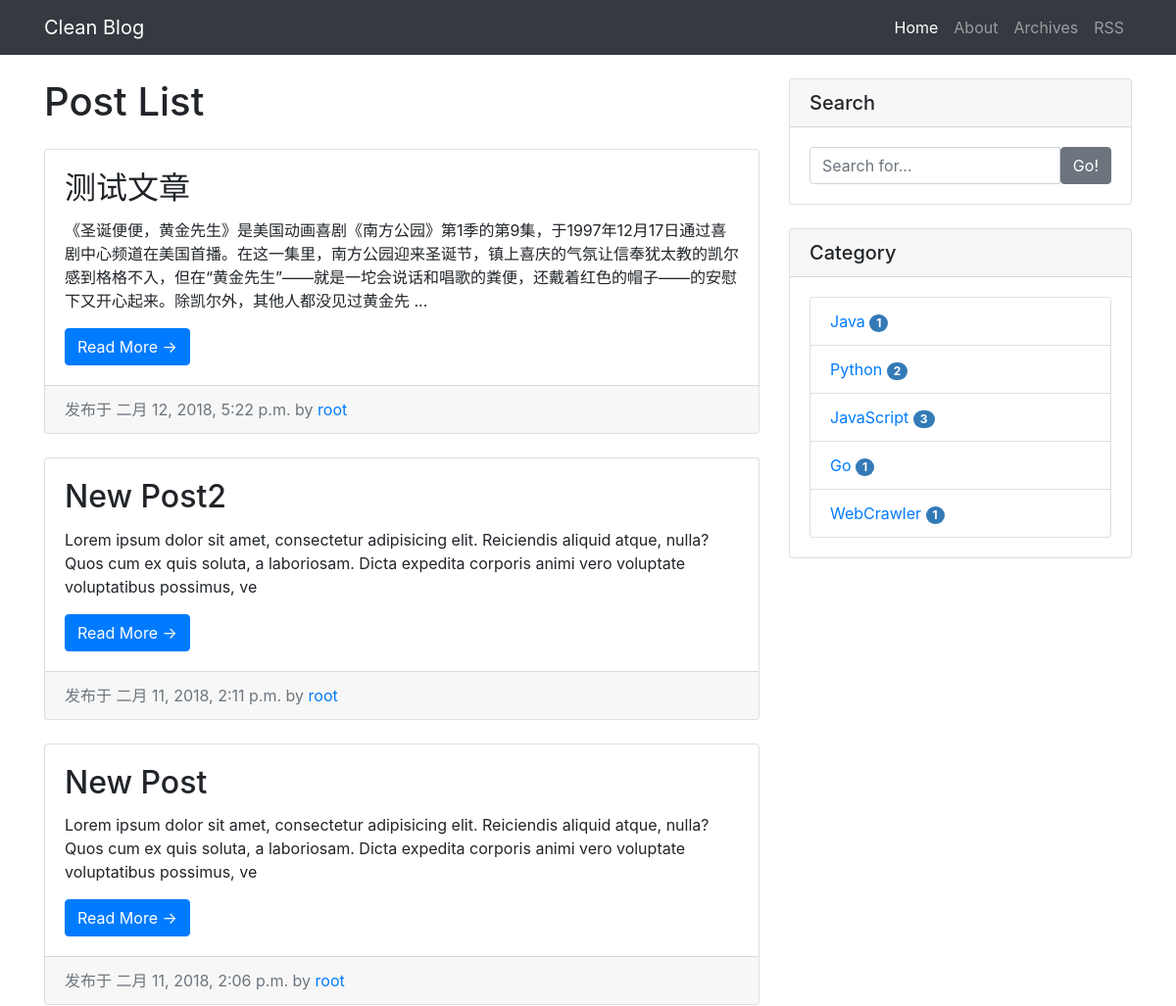
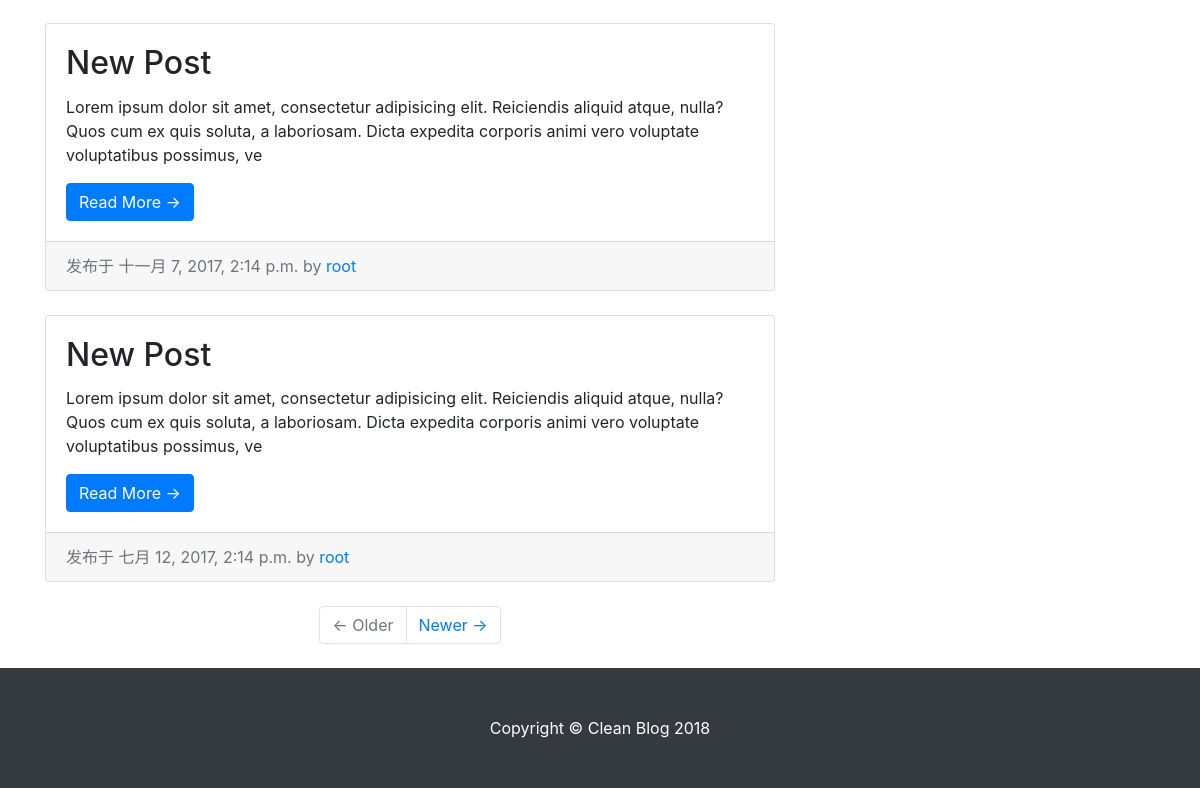
Before: / with the older database file (2 pictures, top to bottom).
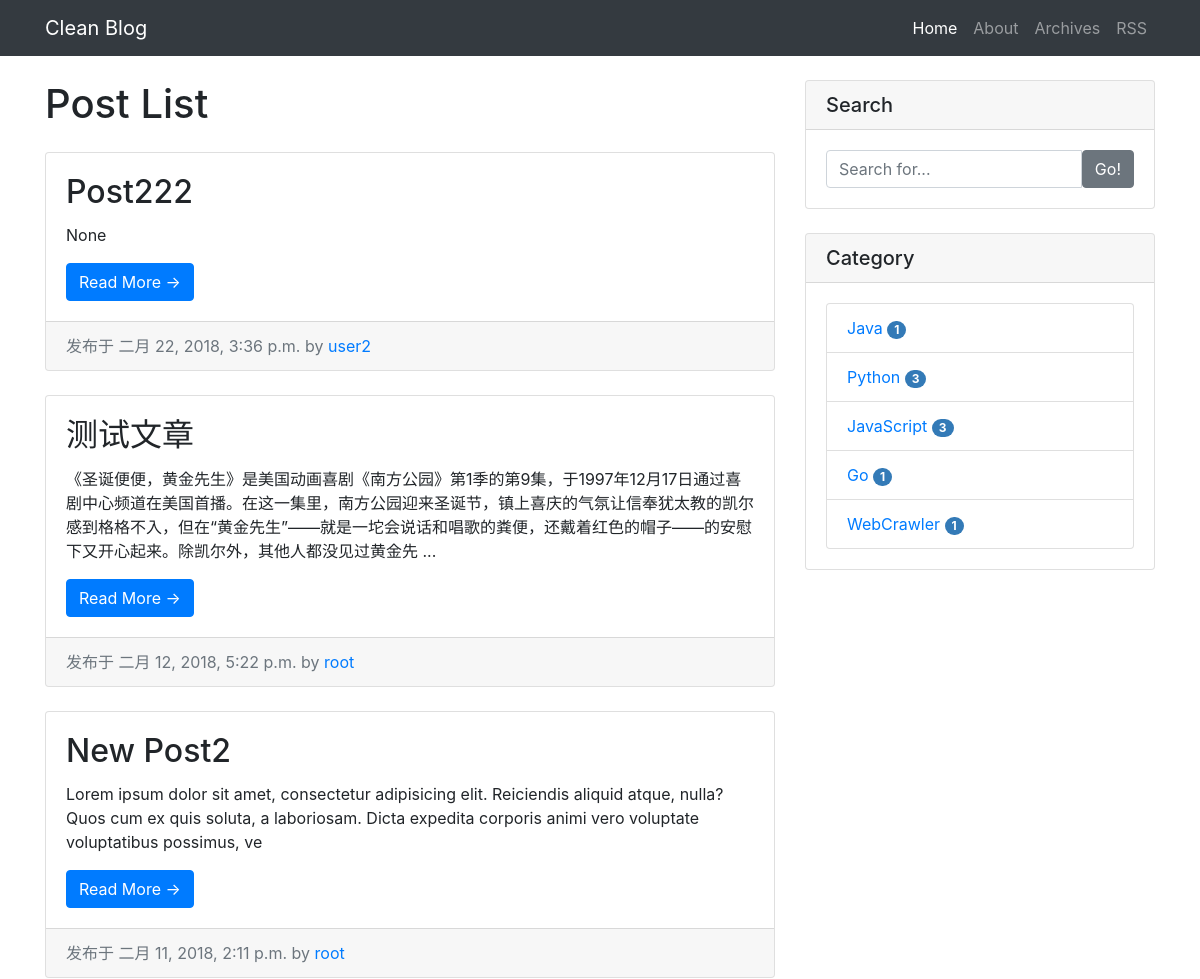
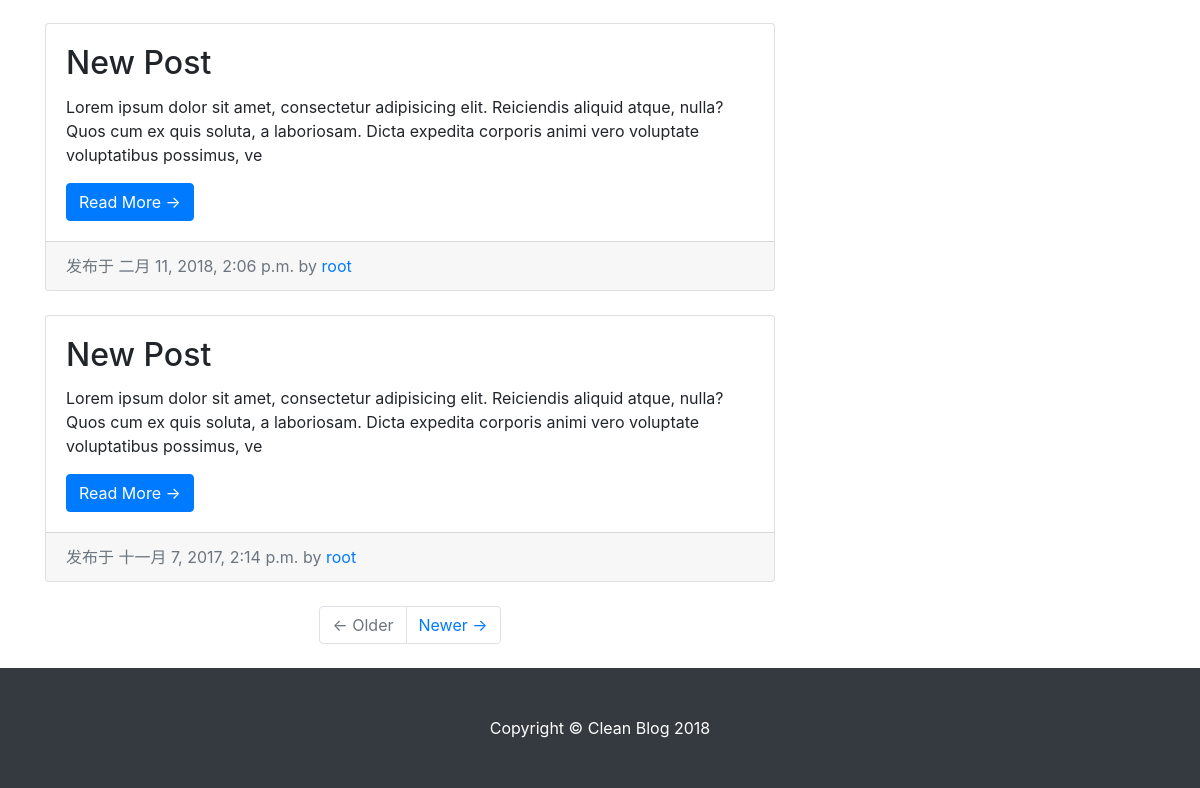
After: the same page with the newer database file (2 pictures, top to bottom).
### blog/models.py (models this page shows, shortened)
class Post(models.Model):
    title = models.CharField(max_length=70)
    author = models.ForeignKey(User)
    tags = models.ManyToManyField(Tag, blank=True)
    category = models.ForeignKey(Category)
    content = RichTextUploadingField(verbose_name='content', config_name='vul')
    created_time = models.DateTimeField()
    summary = models.CharField(max_length=200)
    def get_absolute_url(self):
        return reverse('blog:detail', kwargs={'pk': self.pk})
    class Meta:
        ordering = ['-created_time']

class Category(models.Model):
    name = models.CharField(max_length=100)

### blog/views.py (the view)
# urls.py: url(r'^$', views.IndexView.as_view(), name='index'),
class IndexView(ListView):
    model = Post
    template_name = 'index.html'
    context_object_name = 'post_list'
    paginate_by = 5

### blog/templatetags/blog_tags.py (called while the page is built)
@register.simple_tag
def cate_list():
    return Category.objects.annotate(post_num=Count('post')).filter(post_num__gt=0)

### templates/index.html (shortened to what this page needs)
{% extends 'base.html' %}
{% block nav %}
<ul class="navbar-nav ml-auto">
  <li class="nav-item active">
    <a class="nav-link" href="{% url 'blog:index' %}">Home
    </a>
  </li>
  <li class="nav-item">
    <a class="nav-link" href="#">About</a>
  </li>
  <li class="nav-item">
    <a class="nav-link" href="{% url 'blog:archives_page' %}">Archives</a>
  </li>
  <li class="nav-item">
    <a class="nav-link" href="{% url 'rss' %}">RSS</a>
  </li>
</ul>
{% endblock nav %}
{% block main %}
<div class="col-md-8">
  <h1 class="my-4">{% if title %}{{ title }}{% else %}Post List{% endif %}</h1>
  {% for post in post_list %}
  <div class="card mb-4">
    <div class="card-body">
      <h2 class="card-title">{{ post.title }}</h2>
      <p class="card-text">{{ post.summary }}</p>
      <a href="{{ post.get_absolute_url }}" class="btn btn-primary">Read More &rarr;</a>
    </div>
    <div class="card-footer text-muted">
      发布于 {{ post.created_time }} by
      <a href="#">{{ post.author }}</a>
    </div>
  </div>
  {% empty %}
  <div class="card mb-4">
    <div class="card-body">
      <h2 class="card-title">Not Available</h2>
    </div>
  </div>
  {% endfor %}
  {% if is_paginated %}
  <ul class="pagination justify-content-center mb-4">
    {% if page_obj.has_previous %}
    <li class="page-item">
      <a class="page-link" href="?page={{ page_obj.previous_page_number }}">&larr; Older</a>
    </li>
    {% else %}
    <li class="page-item disabled">
      <a class="page-link" href="#">&larr; Older</a>
    </li>
    {% endif %}
    {% if page_obj.has_next %}
    <li class="page-item">
      <a class="page-link" href="?page={{ page_obj.next_page_number }}">Newer &rarr;</a>
    </li>
    {% else %}
    <li class="page-item disabled">
      <a class="page-link" href="#">Newer &rarr;</a>
    </li>
    {% endif %}
  </ul>
  {% endif %}
</div>
{% endblock main %}

### templates/base.html (shortened to what this page needs)
<!DOCTYPE html>
{% load staticfiles %}
{% load blog_tags %}
<html lang="en">
  <head>
    <link href="{% static 'vendor/bootstrap/css/bootstrap.css' %}" rel="stylesheet">
    <link href="{% static 'vendor/bootstrap/css/bootstrap.min.css' %}" rel="stylesheet">
    <link href="{% static 'css/blog-home.css' %}" rel="stylesheet">
  </head>
  <body>
    <nav class="navbar navbar-expand-lg navbar-dark bg-dark fixed-top">
      <div class="container">
        <a class="navbar-brand" href="{% url 'blog:index' %}">Clean Blog</a>
        <div class="collapse navbar-collapse" id="navbarResponsive">
          {% block nav %}
          {% endblock nav%}
        </div>
      </div>
    </nav>
    <div class="container">
      <div class="row">
        {% block main %}
        {% endblock main %}
        <div class="col-md-4">
          <div class="card my-4">
            <h5 class="card-header">Search</h5>
            <div class="card-body">
              <form role="search" method="get" id="searchform" action="{% url 'haystack_search' %}">
                <div class="input-group">
                  <input type="search" name="q" class="form-control" placeholder="Search for...">
                  <button class="btn btn-secondary" type="submit"><span class="ion-ios-search-strong">Go!</span></button>
                </div>
              </form>
            </div>
          </div>
          <div class="card my-4">
            <h5 class="card-header">Category</h5>
            <div class="card-body">
              {% cate_list as c_list %}
                <ul class="list-group">
                  {% for cate in c_list %}
                  <li class="list-group-item ">
                    <a href="{% url 'blog:category' cate.pk %}">{{ cate.name }} <span class="badge label-primary">{{ cate.post_num }}</span></a>
                  </li>
                  {% empty %}
                  not available
                </ul>
              {% endfor %}
            </div>
        </div>
        </div>
      </div>
    </div>
    <footer class="py-5 bg-dark">
      <div class="container">
        <p class="m-0 text-center text-white">Copyright &copy; Clean Blog 2018</p>
      </div>
    </footer>
  </body>
</html>

Changed rows visible on the page:
no longer on this page (row unchanged): Post: title "New Post", summary "Lorem ipsum dolor sit amet, consectetur adipisicing elit. Reiciendis aliquid atque, nulla? Quos cum ex quis soluta, a laboriosam. Dicta expedita corporis animi vero voluptate voluptatibus possimus, ve", created_time "七月 12, 2017, 2:14 p.m.", author "root"
added Post: title "Post222", summary "None", created_time "二月 22, 2018, 3:36 p.m.", author "user2"
computed for Category "Python": post_num "2" → "3"
